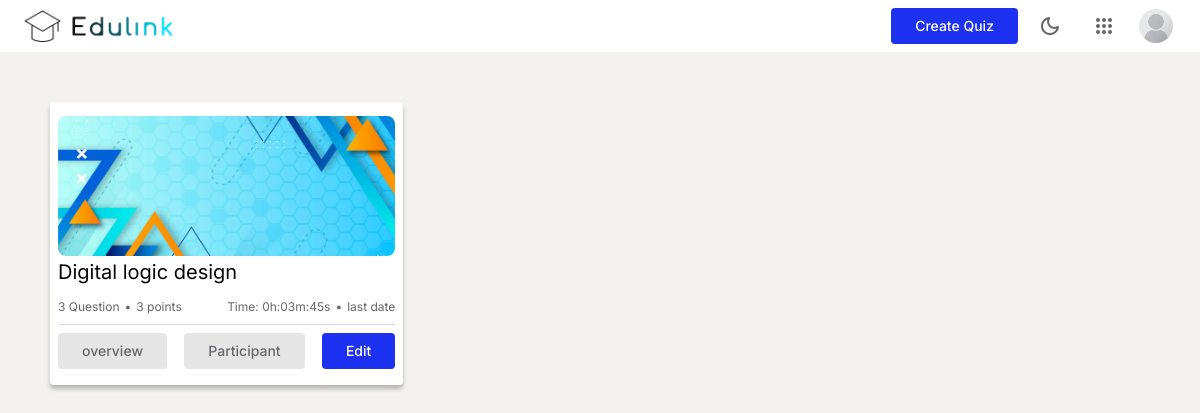
Screenshot of / (signed in) with the database file from the repository.
### Quiz/models.py (models this page shows, shortened)
class Quiz(models.Model):
    name = models.CharField(max_length=100)
    slug = models.SlugField(null=True)
    description = models.TextField(max_length=1000)

### Quiz/views.py (the view)
# urls.py: path('', views.index, name='home'),
@login_required
def index(request):
    user = Result.objects.filter(user=request.user)
    result_quiz = user.values('quiz__id')
    quiz = Quiz.objects.all().exclude(id__in=result_quiz)
    return render(request, 'index.html', context={'quiz': quiz})

### Quiz/templatetags/custom_filters.py (called while the page is built)
def mul(value, arg):
    return value*arg

def convert(seconds, arg):
    seconds *= arg
    seconds = seconds % (24 * 3600)
    hour = seconds // 3600
    seconds %= 3600
    minutes = seconds // 60
    seconds %= 60
    return "%dh:%02dm:%02ds" % (hour, minutes, seconds)

### Quiz/templates/index.html (shortened to what this page needs)
{% extends "base.html" %}  {% block body %} {% load static%} {% load custom_filters %}
<div class="all-quiz">
  {% if quiz %}
  {% for quiz in quiz %}
  <div class="card">
    <div class="card-body">
      <img width="100%" height="140px" style="border-radius: 8px; object-fit: cover" alt="" loading="lazy"
        src="{% static 'asset/card-image.jpg'%}" />
      <h2>{{quiz.name}}</h2>
    </div>
    <div class="card-footer">
      <div class="user-action-count">
        <div class="like-dislike-count">
          <span>{{quiz.question.count}} Question</span>
          <span>•</span>
          <span>{{quiz.question.count|mul:1}} points</span>
        </div>
        <div class="like-dislike-count">
          <span>Time: {{quiz.question.count|toTime:75}}</span>
          <span>•</span>
          <span>last date</span>
        </div>
      </div>
      <div class="user-action">
        <a class="button button-light" href="{% url 'overview' quiz.slug %}">
          overview
        </a>
        {% if user.is_superuser %}
        <a class="button button-light" href="{% url 'quizParticipant' quiz.slug %}">
          Participant
        </a>
        <a class="button" href="{% url 'quizDetails' quiz.slug %}"> Edit </a>
        {% else %}
        <a class="button" onclick="return confirm('Are You sure ?');" href="{% url 'exam' quiz.slug %}">
          Take exam
        </a>
        {% endif %}
      </div>
    </div>
  </div>
  {% empty %}
  <h1>No Data Found</h1>
  {% endfor %}
  {% else %}
  <h1>No Data Found</h1>
  {% endif %}
</div>
{% endblock body %}

### static/css/nevigation.css (style rules this page uses)
.button { display: flex; padding: 8px 24px; border-radius: 4px; background: var(--theme-color, #1d31f1); justify-content: center; align-items: center; border: none; color: var(--white, #fff); }

### static/css/global.css (style rules this page uses)
* { margin: 0px; padding: 0px; }
body { margin: 0; padding: 0; background: var(--body-background, #f3f2ef); }
a { text-decoration: none; }
h2 { font-family: Inter; font-size: 20px; color: var(--primary-text, #050505); font-style: normal; font-weight: 400; line-height: 20px; }
span { color: var(--secondary-text, #65676b); font-family: Inter; font-size: 12px; font-style: normal; font-weight: 400; line-height: normal; }
.button { display: flex; padding: 8px 24px; border-radius: 4px; background: var(--theme-color, #1d31f1); justify-content: center; align-items: center; color: var(--white, #fff); font-family: Inter; font-size: 14px; font-style: normal; font-weight: 500; line-height: 20px; border: none; }
.button-light { background: var(--outline, #e6e6e6) !important; color: var(--secondary-text, #65676b); }
.card { display: flex; padding: 8px; flex-direction: column; align-items: flex-start; gap: 6px; border-radius: 4px; background: var(--white, #fff); box-shadow: 0px 4px 4px 0px rgba(0, 0, 0, 0.25); }
.card-body { display: flex; padding: 6px 0px; flex-direction: column; align-items: flex-start; gap: 6px; align-self: stretch; }
.card-footer { display: flex; flex-direction: column; align-items: flex-start; gap: 5px; align-self: stretch; }
.user-action-count { display: flex; padding: 5px 0px; justify-content: space-between; align-items: center; align-self: stretch; }
.like-dislike-count { display: flex; justify-content: center; align-items: center; gap: 5px; }
.user-action { display: flex; padding: 8px 0px; border-top: 1px solid #d8d9dc; justify-content: space-between; align-items: center; align-self: stretch; }

### Quiz/templates/index.html (style rules this page uses)
.all-quiz { display: grid; grid-template-columns: 1fr 1fr 1fr; margin: 50px 50px; grid-column-gap: 20px; grid-row-gap: 40px; }

### rows the page displays
Quiz: name "Digital logic design", question.count "3", question.count|mul "3", question.count|toTime "0h:03m:45s"
